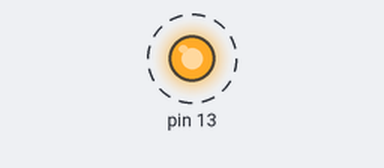
A sketch run on a simulated Arduino Uno, built with avr-gcc and run on an emulated ATmega328P. On the bench: output pins drawn as LEDs (lit = HIGH). Dashed ring = blinking.

Above: at 0.2 s.
Timing chart, 0 to 3.0 s (numbered marks = the images above):
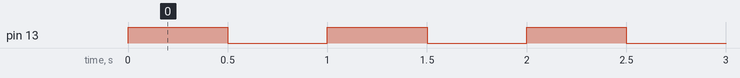

Measured:
- by itself, pin 13: alternates HIGH for 0.50 s and LOW for 0.50 s

The sketch:

Basico_BLINK.ino
```cpp
void setup() {
DDRB|=0b00100000;//pb5 como salida(led pin arduino uno)
//pinMode(13,OUTPUT);
}

void loop() {

PORTB|=0b00100000;
delay(500);
PORTB&=~(0b00100000);
delay(500);

/*
digitalWrite(13,HIGH);
delay(400);
digitalWrite(13,LOW);
delay(400);
*/
}
```
